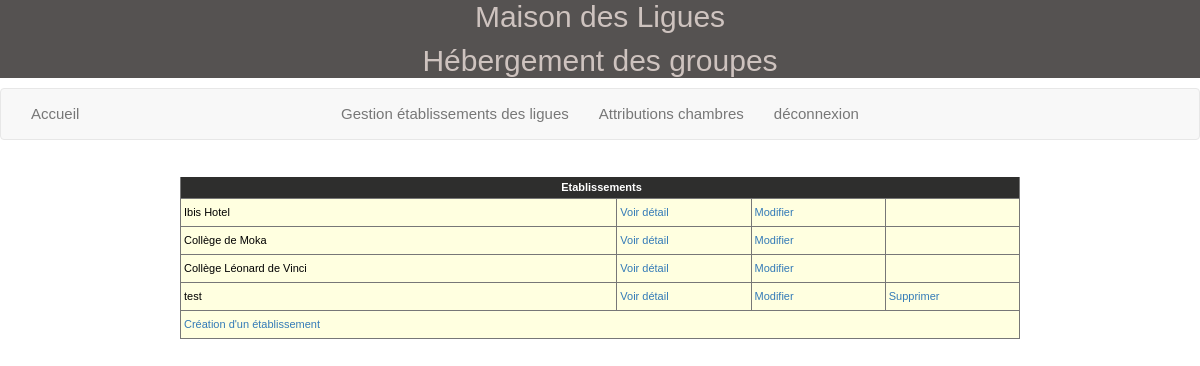
Screenshot of /listeEtablissements.php (signed in) with the database file from the repository.
### tables this page shows
CREATE TABLE IF NOT EXISTS `etablissement` (
  `id` char(8) NOT NULL,
  `nom` varchar(45) NOT NULL,
  `adresseRue` varchar(45) NOT NULL,
  `codePostal` char(5) NOT NULL,
  `ville` varchar(35) NOT NULL,
  `tel` varchar(13) NOT NULL,
  `adresseElectronique` varchar(70) DEFAULT NULL,
  `type` tinyint(4) NOT NULL,
  `civiliteResponsable` varchar(12) NOT NULL,
  `nomResponsable` varchar(25) NOT NULL,
  `prenomResponsable` varchar(25) DEFAULT NULL,
  `nombreChambresOffertes` int(11) DEFAULT NULL,
  `infosP` varchar(250) NOT NULL,
  PRIMARY KEY (`id`)
);

### _gestionBase.inc.php (called while the page is built, shortened)
<?php
function obtenirReqEtablissements()
{
   $req="select id, nom from Etablissement  order by id";
   return $req;
}
function existeAttributionsEtab($connexion, $id)
{
   $req="select * From Attribution where idEtab='$id'";
   $rsAttrib=$connexion->query($req);
   return $rsAttrib->fetch(PDO::FETCH_ASSOC);
}
?>

### listeEtablissements.php (the view, shortened to what this page needs)
<?php
include("_debut.inc.php");
include("_gestionBase.inc.php");
$connexion=connect();
if (empty($_SESSION['id']))
{
    header("location:index.php");
}
else
{
echo "
<div class='table-responsive'>
   <table width='70%' cellspacing='0' cellpadding='0' align='center'
   class='tabNonQuadrille'>
      <tr class='enTeteTabNonQuad'>
         <td colspan='4'>Etablissements</td>
      </tr>";
   $req = obtenirReqEtablissements();
   $rsEtab = $connexion->query($req);
   $lgEtab = $rsEtab->fetch();
   while ($lgEtab!=FALSE)
   {
      $id=$lgEtab['id'];
      $nom=$lgEtab['nom'];
      echo "
		<tr class='ligneTabNonQuad'>
         <td width='52%'>$nom</td>
         <td width='16%' align='center'>
         <a href='detailEtablissement.php?id=$id'>
         Voir détail</a></td>
         <td width='16%' align='center'>
         <a href='modificationEtablissement.php?action=demanderModifEtab&amp;id=$id'>
         Modifier</a></td>";
			if (!existeAttributionsEtab($connexion, $id))
			{
            echo "
            <td width='16%' align='center'>
            <a href='suppressionEtablissement.php?action=demanderSupprEtab&amp;id=$id'>
            Supprimer</a></td>";
         }
         else
         {
            echo "
            <td width='16%'>&nbsp; </td>";
			}
			echo "
      </tr>";
      $lgEtab = $rsEtab->fetch();
   }
   echo "
   <tr class='ligneTabNonQuad'>
      <td colspan='4'><a href='creationEtablissement.php?action=demanderCreEtab'>Création d'un établissement</a></td>
   </tr>";
}
?>

### css/cssGeneral.css (style rules this page uses)
.basePage { background-color:#ffffff; color:black; font:15px Arial, Helvetica, sans-serif; }
td,tr { font:11px Arial, Helvetica, sans-serif; }
table.tabNonQuadrille td { border-bottom:1px solid #777777; border-right:1px solid #777777; border-left:1px solid #777777; border-top:1px #777777; padding-left:3px; }
table.tabNonQuadrille { background-color:#FFFFF0; border-bottom:1px solid #777777; border-right:1px solid #777777; border-left:1px solid #777777; border-top:1px #777777; color:black; }
tr.enTeteTabNonQuad td { height:21px; text-align:center; font-weight:bold; border-bottom:1px solid #777777; border-top: :1px solid #777777; background-color: #2e2e2d; color: white; }
tr.ligneTabNonQuad td { background-color:#FFFFE0; height:28px; text-align:left; padding-left:3px; color:black; }

### rows the page displays
etablissement: nom "Ibis Hotel"
etablissement: nom "Collège de Moka"
etablissement: nom "Collège Léonard de Vinci"
etablissement: nom "test"
